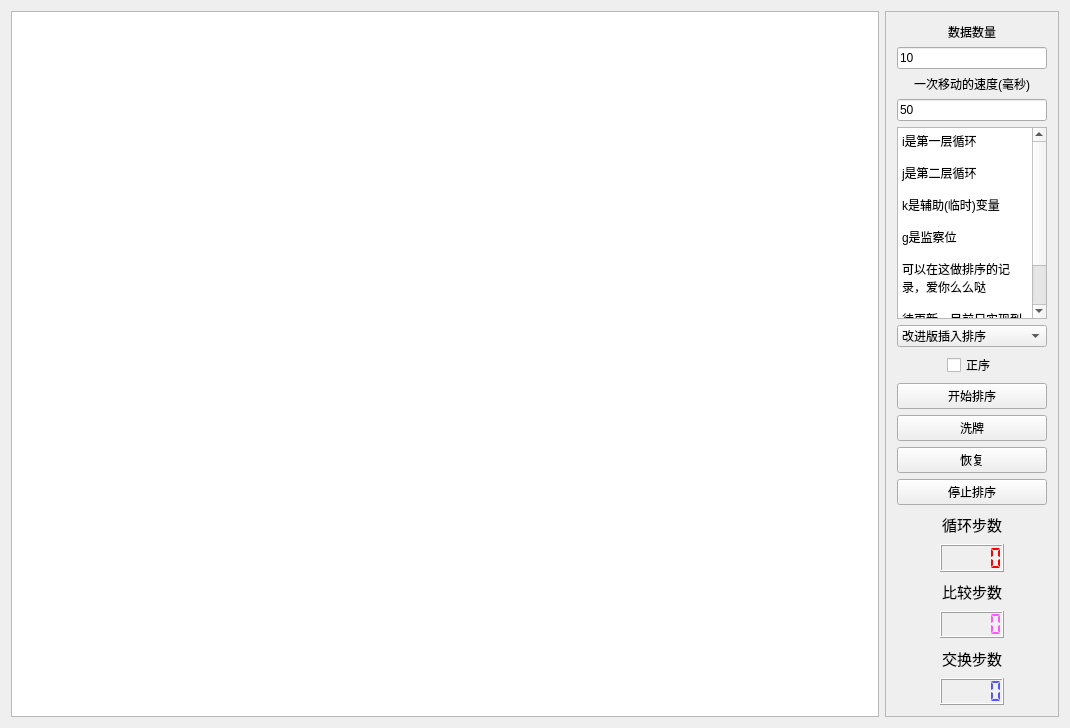
<?xml version="1.0" encoding="UTF-8"?>
<ui version="4.0">
 <class>MainWindow</class>
 <widget class="QMainWindow" name="MainWindow">
  <property name="geometry">
   <rect>
    <x>0</x>
    <y>0</y>
    <width>1070</width>
    <height>728</height>
   </rect>
  </property>
  <property name="windowTitle">
   <string>MainWindow</string>
  </property>
  <widget class="QWidget" name="centralWidget">
   <property name="sizePolicy">
    <sizepolicy hsizetype="Fixed" vsizetype="Fixed">
     <horstretch>0</horstretch>
     <verstretch>0</verstretch>
    </sizepolicy>
   </property>
   <layout class="QVBoxLayout" name="verticalLayout_2">
    <item>
     <layout class="QHBoxLayout" name="horizontalLayout" stretch="5,1">
      <item>
       <widget class="QGraphicsView" name="graphicsView">
        <property name="sizePolicy">
         <sizepolicy hsizetype="Expanding" vsizetype="Expanding">
          <horstretch>0</horstretch>
          <verstretch>0</verstretch>
         </sizepolicy>
        </property>
        <property name="verticalScrollBarPolicy">
         <enum>Qt::ScrollBarAlwaysOff</enum>
        </property>
        <property name="horizontalScrollBarPolicy">
         <enum>Qt::ScrollBarAlwaysOff</enum>
        </property>
        <property name="dragMode">
         <enum>QGraphicsView::ScrollHandDrag</enum>
        </property>
       </widget>
      </item>
      <item>
       <widget class="QFrame" name="frame">
        <property name="sizePolicy">
         <sizepolicy hsizetype="Preferred" vsizetype="Preferred">
          <horstretch>0</horstretch>
          <verstretch>0</verstretch>
         </sizepolicy>
        </property>
        <property name="frameShape">
         <enum>QFrame::StyledPanel</enum>
        </property>
        <property name="frameShadow">
         <enum>QFrame::Raised</enum>
        </property>
        <layout class="QVBoxLayout" name="verticalLayout">
         <item>
          <widget class="QLabel" name="label">
           <property name="sizePolicy">
            <sizepolicy hsizetype="Preferred" vsizetype="Fixed">
             <horstretch>0</horstretch>
             <verstretch>0</verstretch>
            </sizepolicy>
           </property>
           <property name="text">
            <string>数据数量</string>
           </property>
           <property name="alignment">
            <set>Qt::AlignCenter</set>
           </property>
          </widget>
         </item>
         <item>
          <widget class="QLineEdit" name="itemsNum">
           <property name="focusPolicy">
            <enum>Qt::ClickFocus</enum>
           </property>
           <property name="text">
            <string>10</string>
           </property>
          </widget>
         </item>
         <item>
          <widget class="QLabel" name="label_2">
           <property name="sizePolicy">
            <sizepolicy hsizetype="Preferred" vsizetype="Fixed">
             <horstretch>0</horstretch>
             <verstretch>0</verstretch>
            </sizepolicy>
           </property>
           <property name="text">
            <string>一次移动的速度(毫秒)</string>
           </property>
           <property name="alignment">
            <set>Qt::AlignCenter</set>
           </property>
          </widget>
         </item>
         <item>
          <widget class="QLineEdit" name="aniDuration">
           <property name="focusPolicy">
            <enum>Qt::ClickFocus</enum>
           </property>
           <property name="text">
            <string>50</string>
           </property>
          </widget>
         </item>
         <item>
          <widget class="QTextBrowser" name="textBrowser">
           <property name="sizePolicy">
            <sizepolicy hsizetype="Preferred" vsizetype="Preferred">
             <horstretch>0</horstretch>
             <verstretch>0</verstretch>
            </sizepolicy>
           </property>
           <property name="html">
            <string>&lt;!DOCTYPE HTML PUBLIC &quot;-//W3C//DTD HTML 4.0//EN&quot; &quot;http://www.w3.org/TR/REC-html40/strict.dtd&quot;&gt;
&lt;html&gt;&lt;head&gt;&lt;meta name=&quot;qrichtext&quot; content=&quot;1&quot; /&gt;&lt;style type=&quot;text/css&quot;&gt;
p, li { white-space: pre-wrap; }
&lt;/style&gt;&lt;/head&gt;&lt;body style=&quot; font-family:'SimSun'; font-size:9pt; font-weight:400; font-style:normal;&quot;&gt;
&lt;p style=&quot; margin-top:0px; margin-bottom:0px; margin-left:0px; margin-right:0px; -qt-block-indent:0; text-indent:0px;&quot;&gt;i是第一层循环&lt;/p&gt;
&lt;p style=&quot;-qt-paragraph-type:empty; margin-top:0px; margin-bottom:0px; margin-left:0px; margin-right:0px; -qt-block-indent:0; text-indent:0px;&quot;&gt;&lt;br /&gt;&lt;/p&gt;
&lt;p style=&quot; margin-top:0px; margin-bottom:0px; margin-left:0px; margin-right:0px; -qt-block-indent:0; text-indent:0px;&quot;&gt;j是第二层循环&lt;/p&gt;
&lt;p style=&quot;-qt-paragraph-type:empty; margin-top:0px; margin-bottom:0px; margin-left:0px; margin-right:0px; -qt-block-indent:0; text-indent:0px;&quot;&gt;&lt;br /&gt;&lt;/p&gt;
&lt;p style=&quot; margin-top:0px; margin-bottom:0px; margin-left:0px; margin-right:0px; -qt-block-indent:0; text-indent:0px;&quot;&gt;k是辅助(临时)变量&lt;/p&gt;
&lt;p style=&quot;-qt-paragraph-type:empty; margin-top:0px; margin-bottom:0px; margin-left:0px; margin-right:0px; -qt-block-indent:0; text-indent:0px;&quot;&gt;&lt;br /&gt;&lt;/p&gt;
&lt;p style=&quot; margin-top:0px; margin-bottom:0px; margin-left:0px; margin-right:0px; -qt-block-indent:0; text-indent:0px;&quot;&gt;g是监察位&lt;/p&gt;
&lt;p style=&quot;-qt-paragraph-type:empty; margin-top:0px; margin-bottom:0px; margin-left:0px; margin-right:0px; -qt-block-indent:0; text-indent:0px;&quot;&gt;&lt;br /&gt;&lt;/p&gt;
&lt;p style=&quot; margin-top:0px; margin-bottom:0px; margin-left:0px; margin-right:0px; -qt-block-indent:0; text-indent:0px;&quot;&gt;可以在这做排序的记录，爱你么么哒&lt;/p&gt;
&lt;p style=&quot;-qt-paragraph-type:empty; margin-top:0px; margin-bottom:0px; margin-left:0px; margin-right:0px; -qt-block-indent:0; text-indent:0px;&quot;&gt;&lt;br /&gt;&lt;/p&gt;
&lt;p style=&quot; margin-top:0px; margin-bottom:0px; margin-left:0px; margin-right:0px; -qt-block-indent:0; text-indent:0px;&quot;&gt;待更新，目前只实现到快速排序前&lt;/p&gt;
&lt;p style=&quot;-qt-paragraph-type:empty; margin-top:0px; margin-bottom:0px; margin-left:0px; margin-right:0px; -qt-block-indent:0; text-indent:0px;&quot;&gt;&lt;br /&gt;&lt;/p&gt;
&lt;p style=&quot;-qt-paragraph-type:empty; margin-top:0px; margin-bottom:0px; margin-left:0px; margin-right:0px; -qt-block-indent:0; text-indent:0px;&quot;&gt;&lt;br /&gt;&lt;/p&gt;&lt;/body&gt;&lt;/html&gt;</string>
           </property>
          </widget>
         </item>
         <item>
          <widget class="QComboBox" name="sortingtype">
           <property name="sizePolicy">
            <sizepolicy hsizetype="Preferred" vsizetype="Fixed">
             <horstretch>0</horstretch>
             <verstretch>0</verstretch>
            </sizepolicy>
           </property>
           <property name="currentIndex">
            <number>4</number>
           </property>
           <item>
            <property name="text">
             <string>选择排序</string>
            </property>
           </item>
           <item>
            <property name="text">
             <string>冒泡排序</string>
            </property>
           </item>
           <item>
            <property name="text">
             <string>插入排序</string>
            </property>
           </item>
           <item>
            <property name="text">
             <string>改进版冒泡排序</string>
            </property>
           </item>
           <item>
            <property name="text">
             <string>改进版插入排序</string>
            </property>
           </item>
           <item>
            <property name="text">
             <string>快速排序</string>
            </property>
           </item>
           <item>
            <property name="text">
             <string>桶排序</string>
            </property>
           </item>
           <item>
            <property name="text">
             <string>二元选择排序</string>
            </property>
           </item>
           <item>
            <property name="text">
             <string>堆排序</string>
            </property>
           </item>
           <item>
            <property name="text">
             <string>改进版快速排序</string>
            </property>
           </item>
           <item>
            <property name="text">
             <string>归并排序</string>
            </property>
           </item>
           <item>
            <property name="text">
             <string>基数排序</string>
            </property>
           </item>
          </widget>
         </item>
         <item alignment="Qt::AlignHCenter">
          <widget class="QCheckBox" name="checkBox">
           <property name="text">
            <string>正序</string>
           </property>
          </widget>
         </item>
         <item>
          <widget class="QPushButton" name="sortingBtn">
           <property name="text">
            <string>开始排序</string>
           </property>
          </widget>
         </item>
         <item>
          <widget class="QPushButton" name="shuffleBtn">
           <property name="text">
            <string>洗牌</string>
           </property>
          </widget>
         </item>
         <item>
          <widget class="QPushButton" name="restoreBtn">
           <property name="text">
            <string>恢复</string>
           </property>
          </widget>
         </item>
         <item>
          <widget class="QPushButton" name="stopSortingBtn">
           <property name="text">
            <string>停止排序</string>
           </property>
          </widget>
         </item>
         <item>
          <widget class="QLabel" name="label_6">
           <property name="font">
            <font>
             <family>微软雅黑</family>
             <pointsize>11</pointsize>
            </font>
           </property>
           <property name="text">
            <string>循环步数</string>
           </property>
           <property name="alignment">
            <set>Qt::AlignCenter</set>
           </property>
          </widget>
         </item>
         <item alignment="Qt::AlignHCenter">
          <widget class="QLCDNumber" name="lcdNumber">
           <property name="sizePolicy">
            <sizepolicy hsizetype="Fixed" vsizetype="Minimum">
             <horstretch>0</horstretch>
             <verstretch>0</verstretch>
            </sizepolicy>
           </property>
           <property name="styleSheet">
            <string notr="true">color: rgb(255, 0, 0);</string>
           </property>
           <property name="smallDecimalPoint">
            <bool>false</bool>
           </property>
           <property name="digitCount">
            <number>5</number>
           </property>
           <property name="segmentStyle">
            <enum>QLCDNumber::Flat</enum>
           </property>
           <property name="intValue" stdset="0">
            <number>0</number>
           </property>
          </widget>
         </item>
         <item>
          <widget class="QLabel" name="label_7">
           <property name="font">
            <font>
             <family>微软雅黑</family>
             <pointsize>11</pointsize>
            </font>
           </property>
           <property name="text">
            <string>比较步数</string>
           </property>
           <property name="alignment">
            <set>Qt::AlignCenter</set>
           </property>
          </widget>
         </item>
         <item alignment="Qt::AlignHCenter">
          <widget class="QLCDNumber" name="lcdNumber_2">
           <property name="sizePolicy">
            <sizepolicy hsizetype="Fixed" vsizetype="Minimum">
             <horstretch>0</horstretch>
             <verstretch>0</verstretch>
            </sizepolicy>
           </property>
           <property name="styleSheet">
            <string notr="true">color: rgb(255, 85, 255);</string>
           </property>
           <property name="segmentStyle">
            <enum>QLCDNumber::Flat</enum>
           </property>
          </widget>
         </item>
         <item>
          <widget class="QLabel" name="label_8">
           <property name="font">
            <font>
             <family>微软雅黑</family>
             <pointsize>11</pointsize>
            </font>
           </property>
           <property name="text">
            <string>交换步数</string>
           </property>
           <property name="alignment">
            <set>Qt::AlignCenter</set>
           </property>
          </widget>
         </item>
         <item alignment="Qt::AlignHCenter">
          <widget class="QLCDNumber" name="lcdNumber_3">
           <property name="sizePolicy">
            <sizepolicy hsizetype="Fixed" vsizetype="Minimum">
             <horstretch>0</horstretch>
             <verstretch>0</verstretch>
            </sizepolicy>
           </property>
           <property name="styleSheet">
            <string notr="true">color: rgb(85, 85, 255);</string>
           </property>
           <property name="segmentStyle">
            <enum>QLCDNumber::Flat</enum>
           </property>
          </widget>
         </item>
        </layout>
       </widget>
      </item>
     </layout>
    </item>
   </layout>
  </widget>
 </widget>
 <layoutdefault spacing="6" margin="11"/>
 <resources/>
 <connections/>
</ui>
